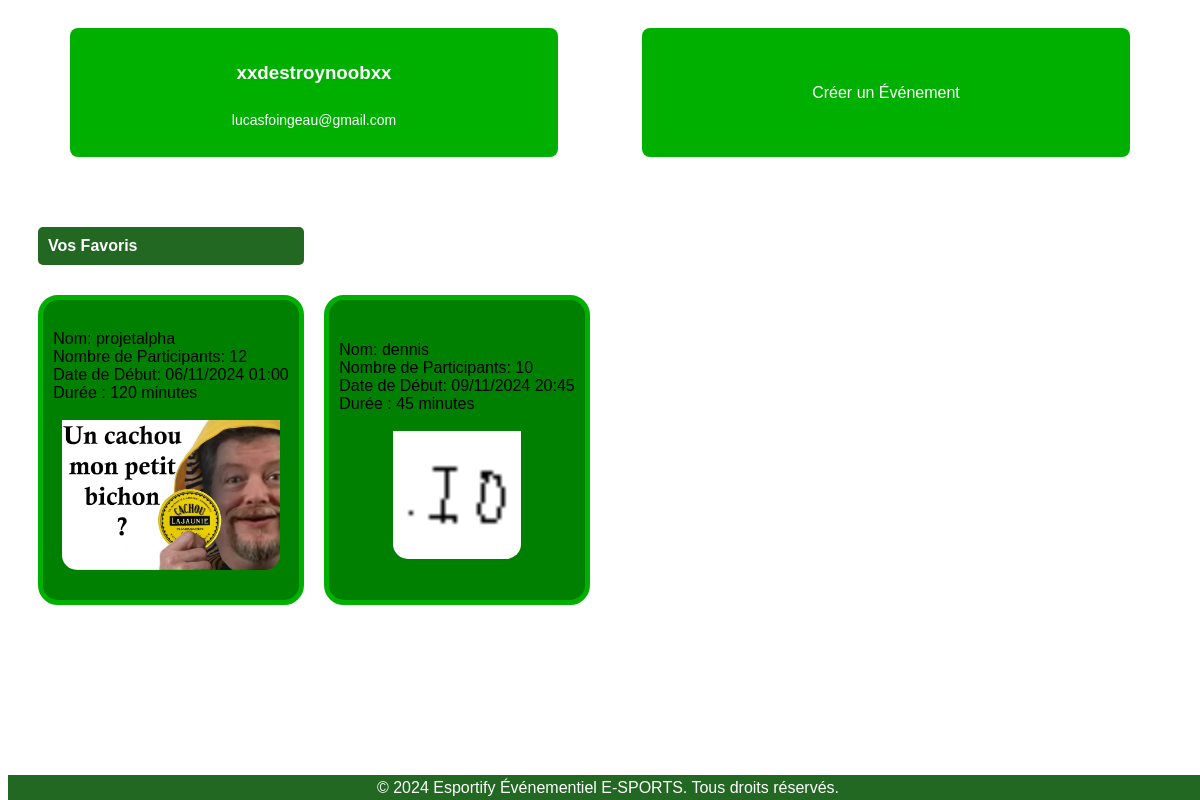
The app's page /code/profil.php (signed in) with its own data.
### tables this page shows
CREATE TABLE `users` (
  `userID` int(11) NOT NULL,
  `username` varchar(50) NOT NULL,
  `email` varchar(100) NOT NULL,
  `password` varchar(255) NOT NULL
);

CREATE TABLE `events` (
  `eventID` int(11) NOT NULL,
  `name` varchar(100) NOT NULL,
  `description` text DEFAULT NULL,
  `nb_of_participant` int(11) DEFAULT 0,
  `isVisible` tinyint(1) DEFAULT 0,
  `start_date` datetime NOT NULL,
  `duration_minutes` int(11) NOT NULL,
  `image_path` varchar(255) DEFAULT NULL,
  `creatorID` int(11) DEFAULT NULL
);

### code/profil.php (the view, shortened to what this page needs)
<?php
require 'db-connection.php';
$user_id = $_SESSION['user_id'];
$query = "SELECT username, email FROM users WHERE userid = ?";
$stmt = $conn->prepare($query);
$stmt->bind_param("i", $user_id);
$stmt->execute();
$result = $stmt->get_result();
$user = $result->fetch_assoc();
$query_favorites = "SELECT eventid FROM favorites WHERE userid = ?";
$stmt_favorites = $conn->prepare($query_favorites);
$stmt_favorites->bind_param("i", $user_id);
$stmt_favorites->execute();
$result_favorites = $stmt_favorites->get_result();
$favorite_ids = [];
while ($row = $result_favorites->fetch_assoc()) {
    $favorite_ids[] = $row['eventid'];
}
if (!empty($favorite_ids)) {
    $ids_placeholder = implode(',', array_fill(0, count($favorite_ids), '?'));
    $query_events = "SELECT name, nb_of_participant, start_date, duration_minutes, image_path, eventid FROM events WHERE isvisible = 1 AND eventid IN ($ids_placeholder)";
    $stmt_events = $conn->prepare($query_events);
    $stmt_events->bind_param(str_repeat('i', count($favorite_ids)), ...$favorite_ids);
    $stmt_events->execute();
    $result_events = $stmt_events->get_result();
    while ($row = $result_events->fetch_assoc()) {
        $startDateTime = new DateTime($row['start_date']);
        $formattedDate = $startDateTime->setTimezone(new DateTimeZone('Europe/Paris'))->format('d/m/Y H:i');
        $events[] = [
            'name' => $row['name'],
            'nb_of_participant' => $row['nb_of_participant'],
            'start_date' => $formattedDate,
            'duration_minutes' => $row['duration_minutes'],
            'image_path' => $row['image_path'],
            'id' => $row['eventid'],
        ];
    }
}
?>
<!DOCTYPE html>
<html lang="fr">
<head>
    <link rel="stylesheet" href="css/popup.css">
    <link rel="stylesheet" href="css/profil.css">
    <link rel="stylesheet" href="css/square-title.css">
    <link rel="stylesheet" href="css/event.css">
    <link rel="stylesheet" href="css/body-style.css">
</head>
<body>
    <div class="bar">
        <div class="box">
            <h3><?php echo htmlspecialchars($user['username']); ?></h3>
            <p><?php echo htmlspecialchars($user['email']); ?></p>
        </div>
        <div class="box clicker" onclick="newEventPopup()">
            Créer un Événement
        </div>
    </div>
    <div>
        <h4 class="tt-sq">Vos Favoris</h4>
        <div class="event-list"><?php
        if (isset($events)) :
            foreach ($events as $event) :?>
            <div class="event" onclick="openEvent(<?php echo htmlspecialchars($event['id']); ?>)">
                <?php
                echo "Nom: " . htmlspecialchars($event['name']) . "<br>";
                echo "Nombre de Participants: " . htmlspecialchars($event['nb_of_participant']) . "<br>";
                echo "Date de Début: " . htmlspecialchars($event['start_date']) . "<br>";
                echo "Durée : " . htmlspecialchars($event['duration_minutes']) . " minutes<br><br>";
                ?>
                <img class="image" src="<?php echo htmlspecialchars($event['image_path']) ?>" alt="image de l'événement">
            </div>
            <?php endforeach;
            endif; ?>
        </div>
    </div>
</body>
</html>

### code/css/popup.css (style rules this page uses)
p { margin-top: 10px; font-size: 14px; }

### code/css/profil.css (style rules this page uses)
.bar { display: flex; flex-direction: row; justify-content: space-around; padding: 20px; }
.box { display: flex; flex-direction: column; justify-content: space-evenly; width: 40%; background-color: #00B000; color: white; padding: 15px; margin-bottom: 20px; border-radius: 8px; text-align: center; }
.clicker { cursor: pointer; }

### code/css/square-title.css (style rules this page uses)
.tt-sq { color: #fff; margin: 30px 75% 0 30px; padding: 10px; background-color: #226822; border-radius: 5px; }

### code/css/event.css (style rules this page uses)
.image { min-width: 50%; max-width: 100%; border-radius: 0 0 15px 15px; max-height: 50%; }
.event-list { display: grid; grid-template-columns: repeat(4, 1fr); margin: 20px 20px 0 20px; padding-bottom: 40px; }
.event { height: 300px; margin: 10px 10px; border-radius: 20px; display: flex; flex-direction: column; justify-content: center; align-items: center; background-color: green; border: 5px solid #00B000; }

### code/css/body-style.css (style rules this page uses)
body { font-family: Arial, sans-serif; }

### records on screen
users: username "xxdestroynoobxx", email "lucasfoingeau@gmail.com"
events: name "projetalpha", nb_of_participant "12", start_date "06/11/2024 01:00", duration_minutes "120", image_path (picture)
events: name "dennis", nb_of_participant "10", start_date "09/11/2024 20:45", duration_minutes "45", image_path (picture)
